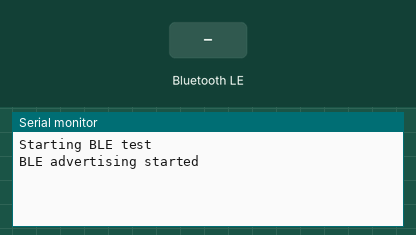
Bench run of a sketch on a simulated ESP32. On the bench: the last lines printed to the serial monitor. The test bench sets the inputs (shaded band). Nothing arrives over Bluetooth unless stated; a phone connects over Bluetooth LE 3 s after start.

Above: at 3.2 s.
3.3 s: Bluetooth LE write "1" received
At 4.2 s:
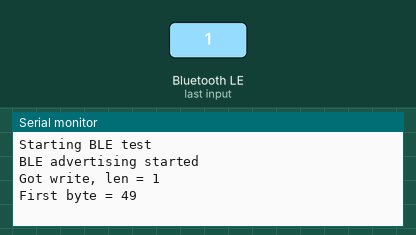
4.8 s: Bluetooth LE write "0" received
At 5.4 s:
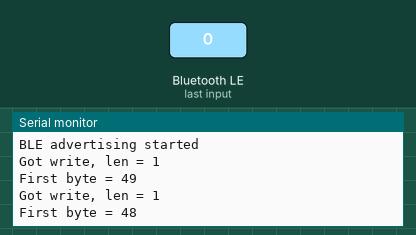
6.3 s: Bluetooth LE write "2" received
At 7.7 s:
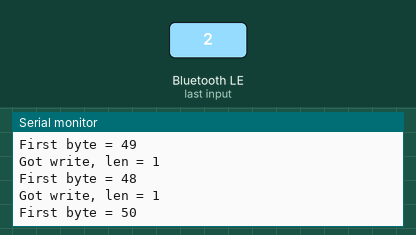

Measured:
- after the input at 3.3 s, the serial monitor: prints a new line at once (image 1)
- after the input at 4.8 s, the serial monitor: prints a new line at once (image 2)
- after the input at 6.3 s, the serial monitor: prints a new line at once (image 3)

The sketch:

ble_test.ino
```cpp
#include <BLEDevice.h>
#include <BLEServer.h>
#include <BLEUtils.h>

#define SERVICE_UUID        "12345678-1234-1234-1234-1234567890AB"
#define CHARACTERISTIC_UUID "87654321-4321-4321-4321-BA0987654321"

class MyCallbacks : public BLECharacteristicCallbacks {
  void onWrite(BLECharacteristic* pCharacteristic) override {
    String value = pCharacteristic->getValue();
    Serial.print("Got write, len = ");
    Serial.println(value.length());

    if (value.length() > 0) {
      Serial.print("First byte = ");
      Serial.println((uint8_t)value[0]);
    }
  }
};

void setup() {
  Serial.begin(115200);
  delay(2000);
  Serial.println("Starting BLE test");

  BLEDevice::init("InPosture-ESP32");
  BLEServer* server = BLEDevice::createServer();
  BLEService* service = server->createService(SERVICE_UUID);

  BLECharacteristic* characteristic = service->createCharacteristic(
    CHARACTERISTIC_UUID,
    BLECharacteristic::PROPERTY_WRITE | BLECharacteristic::PROPERTY_WRITE_NR
  );

  characteristic->setCallbacks(new MyCallbacks());
  service->start();

  BLEAdvertising* advertising = BLEDevice::getAdvertising();
  advertising->addServiceUUID(SERVICE_UUID);
  advertising->start();

  Serial.println("BLE advertising started");
}

void loop() {
  delay(1000);
}
```
